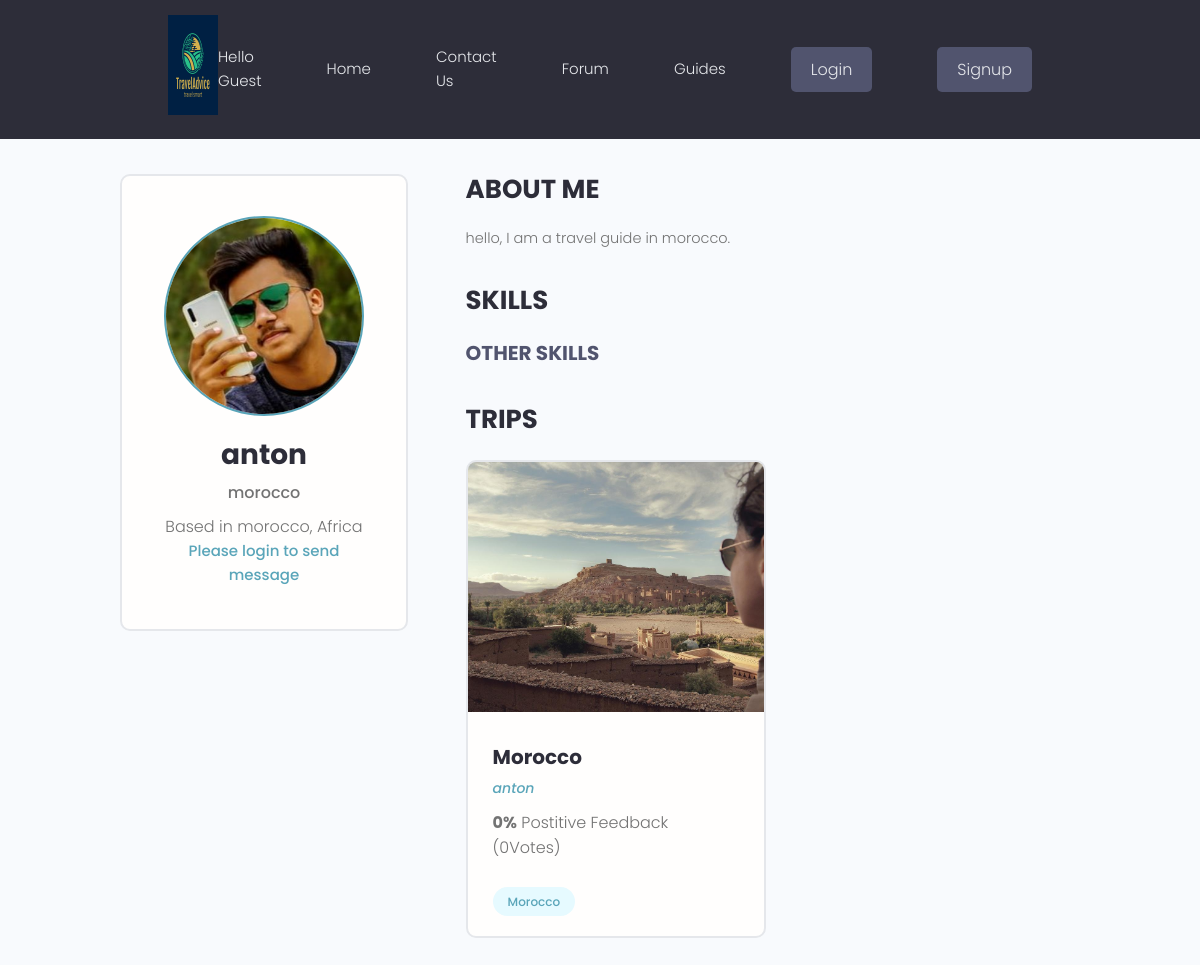
Before: /users/profile/f3204e34-9b7e-4625-be0b-66b72e3f20ce/ with the older database file.
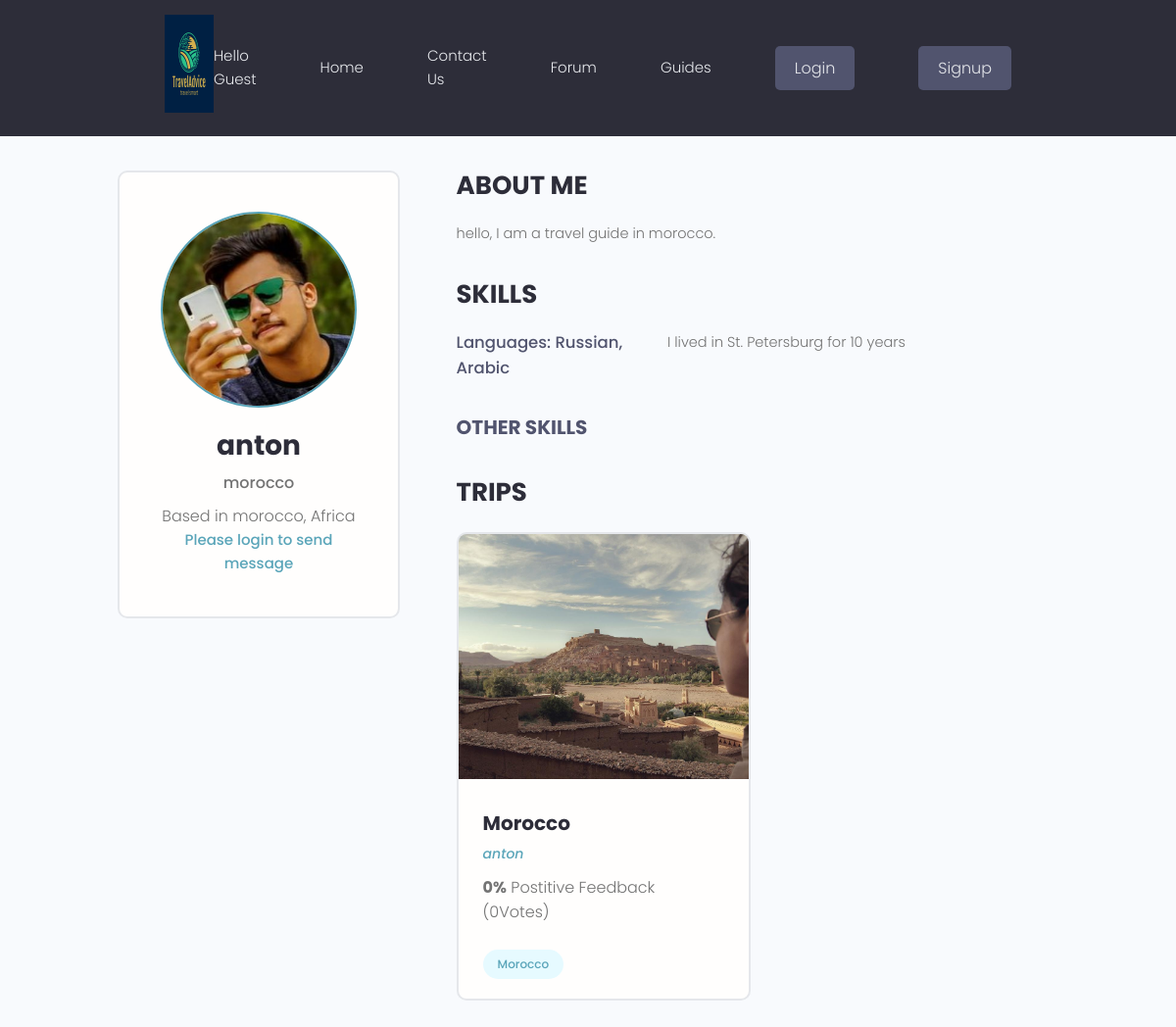
After: the same page with the newer database file.
### users/models.py (models this page shows, shortened)
class Profile(models.Model):
    user = models.OneToOneField(User, on_delete=models.CASCADE, null=True, blank=True)
    name = models.CharField(max_length=200, blank=True, null=True)
    email = models.EmailField(max_length=500, blank=True, null= True)
    username =  models.CharField(max_length=200, blank=True, null=True)
    location =  models.CharField(max_length=200, blank=True, null=True)
    short_intro = models.CharField(max_length=200, blank = True, null=True)
    bio = models.TextField(blank=True,null=True)
    profile_image = models.ImageField(
        null=True, blank=True, upload_to='profiles/', default= "profiles/user-default.png")
    guide_confirmation = models.ImageField(
        null=True, blank=True, upload_to='profiles/')
    admin_approved=models.BooleanField(default=False)
    created = models.DateTimeField(auto_now_add=True)
    id = models.UUIDField(default=uuid.uuid4, unique=True, primary_key=True,editable=False)

class Skill(models.Model):
    owner = models.ForeignKey(Profile, on_delete=models.CASCADE, null=True,blank=True)
    name = models.CharField(max_length=200, blank=True, null=True)
    description = models.TextField(blank=True,null=True)
    created = models.DateTimeField(auto_now_add=True)
    id = models.UUIDField(default=uuid.uuid4, unique=True, primary_key=True,editable=False)

### trips/models.py (models this page shows, shortened)
class Trip(models.Model):
    owner = models.ForeignKey(
        Profile,null=True, blank= True,on_delete=models.SET_NULL)
    title = models.CharField(max_length=200)
    description = models.TextField(null=True, blank = True)
    featured_image = models.ImageField(null = True, blank = True, default= "default.jpg")# upload image from the trip, and by the default its gray image
    created = models.DateTimeField(auto_now_add=True)
    tags = models.ManyToManyField('Tag', blank=True) #one trip has many tag and vice versa
    vote_total = models.IntegerField(default=0, null=True, blank=True)# all the vote that the trips has
    vote_ration = models.IntegerField(default=0, null=True, blank=True)# the ration betwen negative and positive
    id = models.UUIDField(default=uuid.uuid4, unique=True, primary_key=True,editable=False)
    class Meta:
        ordering = ['-vote_ration','-vote_total', 'title']

class Tag(models.Model):
    name = models.CharField(max_length=200)
    created = models.DateTimeField(auto_now_add=True)
    id = models.UUIDField(default=uuid.uuid4, unique=True, primary_key=True,editable=False)
    def __str__(self):
        return self.name

### users/views.py (the view)
# urls.py: path('profile/<str:pk>/', views.guideProfile,name= "guide-profile"),
def guideProfile(request,pk):
    profile = Profile.objects.get(id=pk)
    topSkills = profile.skill_set.exclude(description__exact="")
    otherSkills = profile.skill_set.filter(description="")
    context = {'profile': profile,'topSkills':topSkills,
                'otherSkills':otherSkills}
    return render(request,'users/guide-profile.html',context)

### forum/context_processors.py (called while the page is built, shortened)
def searchFunction(request):
    search_context = {}
    posts = Post.objects.all()
    return search_context

### users/templates/users/guide-profile.html (shortened to what this page needs)
{% extends 'main.html' %}
{% block content %}
<main class="profile my-md">
    <div class="container">
      <div class="layout">
        <div class="column column--1of3">
          <div class="card text-center">
            <div class="card__body dev">
              <img class="avatar avatar--xl" src="{{ profile.profile_image.url }}" />
              <h2 class="dev__name">{{profile.name}}</h2>
              <p class="dev__title">{{profile.short_intro}}</p>
              <p class="dev__location">Based in {{profile.location}}</p>
              {%if user.is_authenticated %}
              <a href="mailto:{{profile.email}}" class="btn btn--sub btn--lg">Send Message </a>
              {% else %}
              <a href="{% url 'signin' %}?next={{request.path}}">Please login to send message</a>
              {% endif %}
            </div>
          </div>
        </div>
        <div class="column column--2of3">
          <div class="devInfo">
            <h3 class="devInfo__title">About Me</h3>
            <p class="devInfo__about">{{ profile.bio }}</p>
          </div>
          <div class="devInfo">
            <h3 class="devInfo__title">Skills</h3>
            <div class="devInfo__skills">
                {% for skill in topSkills %}
              <div class="devSkill">
                <h4 class="devSkill__title">{{skill.name}}</h4>
                <p class="devSkill__info">{{ skill.description}}</p>
              </div>
              {% endfor %}
              <h3 class="devInfo__subtitle">Other Skills</h3>
            </div>
          </div>
          <div class="devInfo">
            <h3 class="devInfo__title">Trips</h3>
            <div class="grid grid--two">
            {% for trip in profile.trip_set.all %}
              <div class="column">
                <div class="card project">
                  <a href="{% url 'trip' trip.id %}" class="project">
                    <img class="project__thumbnail" src="{{trip.featured_image.url}}" alt="project thumbnail" />
                    <div class="card__body">
                      <h3 class="project__title">{{ trip.title }}</h3>
                      <p><a class="project__author" href="{% url 'guide-profile' trip.owner.id %}">{{trip.owner.name}}</a></p>
                      <p class="project--rating">
                        <span style="font-weight: bold;">{{ trip.vote_ration}}%</span> Postitive
                        Feedback ({{ trip.vote_total }}Vote{{ trip.vote_total|pluralize:"s"}})
                      </p>
                      <div class="project__tags">
                          {% for tag in trip.tags.all %}
                        <span class="tag tag--pill tag--main">
                          <small>{{tag}}</small>
                        </span>
                        {% endfor %}
                      </div>
                    </div>
                  </a>
                </div>
              </div>
            {% endfor %}
            </div>
          </div>
        </div>
      </div>
    </div>
  </main>
{% endblock content %}

### templates/main.html (shortened to what this page needs)
<!DOCTYPE html>
{% load static %}
<html lang="en">
<head>
    <link rel="stylesheet" href="https://cdn.iconmonstr.com/1.3.0/css/iconmonstr-iconic-font.min.css" />
    <link rel="stylesheet" href="{% static 'uikit/styles/uikit.css' %}" />
    <link rel="stylesheet" href="{% static 'styles/app.css' %}" />
</head>
<body>
    {% include 'navbar.html' %}
    {% block content%}
    {% endblock content %}
</body>
</html>

### templates/navbar.html (shortened to what this page needs)
{% load static %}
 <header class="header">
    <div class="container container--narrow">
      <a href="/" class="header__logo">
        <img src="{% static 'images/log.png' %} " alt="TravelAdvice Logo" />
      </a>
      <nav class="header__nav">
        <ul class="header__menu">
          {% if not user.is_authenticated %}
          <li class="header__menuItem"><a >Hello Guest </a></li>
          {%endif%}
          <li class="header__menuItem"><a href="{% url 'trips' %}">Home</a></li>
          <li class="header__menuItem"><a href="{% url 'contact' %}">Contact Us</a></li>
          <li class="header__menuItem"><a href="{% url 'forumhome' %}">Forum</a></li>
          <li class="header__menuItem"><a href="{% url 'profiles' %}">Guides</a></li>
          {% if user.is_authenticated %}
          <li class="header__menuItem"><a href="{% url 'account' %}">My Account</a></li>
          <li class="header__menuItem"><a href="{% url 'update_profile' %}">Update Profile</a></li>
          <li class="header__menuItem"><a href="{% url 'logout' %}">Logout</a></li>
          {% else %}
          <li class="header__menuItem"><a href="{% url 'signin' %}" class="btn btn--sub">Login</a></li>
          <li class="header__menuItem"><a href="{% url 'signup' %}" class="btn btn--sub">Signup</a></li>
          {% endif %}
        </ul>
      </nav>
    </div>
  </header>

### static/styles/app.css (style rules this page uses)
:root { --color-sub: #2d2d39; }
.btn--sub { background-color: var(--color-sub-light); }
.card { border: 2px solid var(--color-light); }
img { width: 100%; }
.header { position: sticky; z-index: 111; background-color: var(--color-sub); padding: 1.5rem 0; }
.header > .container { display: flex; justify-content: space-between; align-items: center; }
.header__logo > img { height: 10rem; }
.header__nav > ul { display: inline-flex; align-items: center; list-style: none; gap: 6.5rem; }
.header__menuItem > a { color: var(--color-light); font-weight: 300; }
.profile .card > .dev { padding: 4rem; }
.dev__name { color: var(--color-sub); font-size: 2.8rem; font-weight: 700; margin-top: 1rem; margin-bottom: 0.5rem; }
.dev__title { font-size: 1.6rem; font-weight: 500; line-height: 1.3; }
.dev__location { margin-top: 1rem; }
.devInfo { margin-bottom: 3rem; }
.devInfo__title, .devInfo__subtitle { font-size: 2.6rem; color: var(--color-sub); text-transform: uppercase; font-weight: 700; margin-bottom: 1.5rem; }
.devInfo__subtitle { font-size: 2rem; color: var(--color-sub-light); }
.devInfo__about, .devSkill__info { font-size: 1.45rem; line-height: 1.7; text-align: justify; }
.devSkill { margin-bottom: 3rem; }
.devSkill__title { font-size: 1.65rem; font-weight: 500; color: var(--color-sub-light); }
@media screen and (min-width: 700px) { .devSkill { display: flex; justify-content: space-between; gap: 3rem; } }
@media screen and (min-width: 700px) { .devSkill__info { flex-basis: 80%; } }
.project__author { font-size: 1.4rem; font-style: italic; }
.project--rating { margin-bottom: 1.6em; margin-top: 0.5em; }
.project__thumbnail { height: 25rem; object-fit: cover; object-position: top center; }
.project__title { font-size: 2rem; font-weight: 700; color: var(--color-sub); }

### static/uikit/styles/modules/_variables.css (style rules this page uses)
:root { --color-main: #5aa5b9; --color-main-light: #e6faff; --color-sub: #3f4156; --color-sub-light: #51546e; --color-sub-lighter: #ededfd; --color-text: #737373; --color-gray: #8b8b8b; --color-light: #e5e7eb; --color-light-gray: #767676; --color-bg: #f8fafd; --color-white: #fffefd; --color-white-light: #f3f3f3; --color-success: #359e64; --color-success-bg: #def8e8; --color-error: #fc4b0b; --color-error-bg: #fff2ee; --font-base: 'Poppins', arial, helvetica, 'Segoe UI', roboto, ubuntu, sans-serif; --font-monospace: 'Fira Code', 'Courier New', courier, monospace; --font-regular: 300; --font-medium: 500; --font-bold: 700; --generic-shadow: 1px 1px 5px #00000010; --generic-transition: all 0.3s ease-in-out; }

### static/uikit/styles/modules/_base.css (style rules this page uses)
* { margin: 0; padding: 0; box-sizing: border-box; text-rendering: optimizeLegibility; color: inherit; font-size: inherit; }
html { font-size: 50%; }
@media only screen and (min-width: 480px) { html { font-size: 56.25%; } }
@media only screen and (min-width: 1200px) { html { font-size: 62.5%; } }
body { line-height: 1.6; font-weight: 400; font-size: 1.5rem; color: var(--color-text); background-color: var(--color-bg); min-height: 100vh; }

### static/uikit/styles/modules/_typography.css (style rules this page uses)
* { font-family: var(--font-base); }
h2 { font-size: 3.6rem; font-weight: var(--font-bold); }
h3 { font-size: 3.2rem; font-weight: var(--font-medium); }
h4 { font-size: 2.8rem; font-weight: var(--font-medium); }
p, span, strong { font-size: 1.6rem; color: var(--color-text); font-weight: var(--font-regular); }
a { padding-bottom: 2px; text-decoration: none; display: inline-block; color: var(--color-main); font-weight: var(--font-medium); }

### static/uikit/styles/modules/_utilities.css (style rules this page uses)
.container { width: 92%; max-width: 165rem; margin: 0 auto; box-sizing: border-box; }
.container--narrow { width: 92%; max-width: 120rem; }
@media screen and (min-width: 1000px) { .container { width: 90%; } }
@media screen and (min-width: 1000px) { .container--narrow { width: 85%; } }
@media screen and (min-width: 1200px) { .container { width: 80%; } }
@media screen and (min-width: 1200px) { .container--narrow { width: 72%; } }
.text-center { text-align: center; }
.my-md { margin: 3rem auto; }

### static/uikit/styles/modules/_avatar.css (style rules this page uses)
.avatar { border-radius: 50%; border: 2px solid var(--color-main); object-fit: cover; }
.avatar--xl { height: 20rem; width: 20rem; }

### static/uikit/styles/modules/_card.css (style rules this page uses)
.card { border-radius: 1rem; background-color: var(--color-white); border: 1.5px solid var(--color-light); width: auto; height: auto; margin-top: 0.5rem; margin-bottom: 0.5rem; overflow: hidden; }
.card__body, .card__header { padding: 2rem 2.5rem; }

### static/uikit/styles/modules/_layout.css (style rules this page uses)
.layout { display: flex; flex-flow: row wrap; justify-content: space-between; }
.layout > .column { margin-bottom: 3rem; }
.layout > .column.column--1of3 { flex-basis: 30%; }
.layout > .column.column--2of3 { flex-basis: 64%; }

Changed rows visible on the page:
added Skill: name "Languages: Russian, Arabic", description "I lived in St. Petersburg for 10 years"
